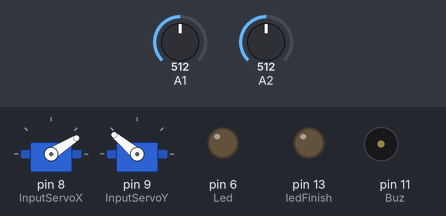
Simulated run of this sketch. Board: Arduino Uno, built with avr-gcc and run on an emulated ATmega328P. Shown: 2 × servo, output pins drawn as LEDs (lit = HIGH), buzzer (waves = sounding, pin HIGH). The test bench sets the inputs (shaded band); at power-on: A1 = 512, A2 = 512.

Above: at 1.2 s.
1.3 s: A1 set to 759
2.8 s: A1 set to 782
At 3.7 s:
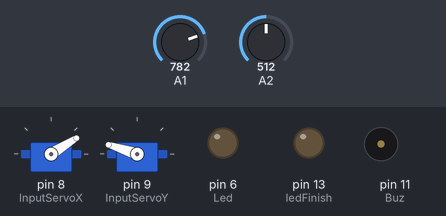
4.6 s: A2 set to 755
6.1 s: A2 set to 785
At 7.1 s:
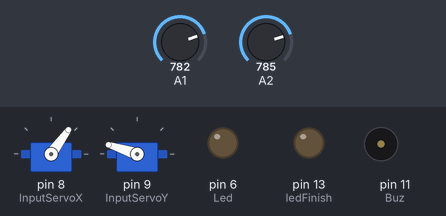
9.1 s: A1 set to 306
At 9.5 s:
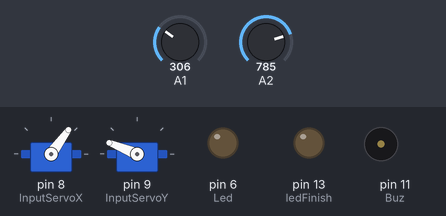
Timing chart, 0 to 11.6 s (numbered marks = the images above; inputs shaded):
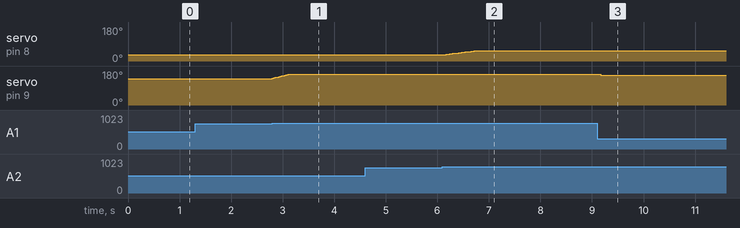

Measured:
- the behaviour switches between 767 and 768 on A1 (found by bisection; images 0 and 1)
- the behaviour switches between 767 and 768 on A2 (found by bisection; images 1 and 2)
- after the input at 1.3 s, every drawn part: stays the same
- after the input at 2.8 s, servo on pin 9 (InputServoY): moves from 140° to 162° over 0.30 s, starting at once
- after the input at 4.6 s, every drawn part: stays the same
- after the input at 6.1 s, servo on pin 8 (InputServoX): moves from 32° to 54° over 0.60 s, starting at once
- after the input at 9.1 s, servo on pin 9 (InputServoY): 162° → 158° after 0.07 s

The sketch:

Proiect.ino
```cpp
#include <Servo.h>


Servo ServoForX;
Servo ServoForY;
int InputServoX = 8;
int InputServoY = 9;
int sensor = A0;
int Buz = 11;
int Led = 6;
int ledFinish = 13;
int InputJoystickX = A2;
int InputJoystickY = A1;
int ReadJoystickX = 0;
int ReadJoystickY = 0;
int XStartPosition = 32;
int YStartPosition = 140;
int CurrentXPosition;
int CurrentYPosition;
int range = 12;
int center = range / 2;
int threshold = range / 4;
unsigned long delayStart = 0;
bool delayRunning = false;
long tempo = 20000; // this will set overall tempo
int pause = 1000; // initializing the variable for pause between tones
int rest_count = 100;
int tone_ = 0;
int beat = 0;
long duration = 0;

int yPosition[] = {
  100,
  100,
  150,
  120,
  170,
  130,
  130,
  80,
  150,
  150
}; //initializing the y axle for autonomous function
int xPosition[] = {
  40,
  10,
  20,
  70,
  0,
  20,
  60,
  20,
  20,
  60

}; //initializing the x axle for autonomous function
int melody[] = {
  'C',
  'b',
  'g',
  'C',
  'e',
  'e',
  'R',
  'C',
  'a',
  'g',
  'a',
  'C'
}; // initializing variables for playing melody
int beats[] = {
  16,
  16,
  16,
  8,
  8,
  16,
  32,
  16,
  16,
  16,
  8,
  8
}; // initializing the beat values
int MAX_COUNT = sizeof(melody);

int readAxis(int thisAxis);
void controlServo(int ReadJoystickX, int ReadJoystickY);
void autonomous();
void playTone();
void finishCelabration(int photoresistor_value);

void setup() {
  Serial.begin(9600); //Begin Serial monitor of arduino ide
  pinMode(sensor, INPUT);
  pinMode(Buz, OUTPUT); //Arduino buzzer pin as output
  pinMode(Led, OUTPUT);
  pinMode(ledFinish, OUTPUT); //Arduino Led pin as output

  ServoForX.attach(InputServoX);
  ServoForY.attach(InputServoY);
  CurrentXPosition = XStartPosition;
  CurrentYPosition = YStartPosition;
  ServoForX.write(CurrentXPosition);
  ServoForY.write(CurrentYPosition);
  delayStart = millis(); // start delay
  delayRunning = true;

  Serial.begin(9600);
}
void loop() {

  controlServo(readAxis(InputJoystickX), readAxis(InputJoystickY));

   if (delayRunning && ((millis() - delayStart) >= 10000) && CurrentXPosition == XStartPosition && CurrentYPosition == YStartPosition) {
    delayRunning = false;
    autonomous();
  }
} //End Loop

//reading the coordinates from the servomotors
int readAxis(int thisAxis) {

  int reading = analogRead(thisAxis);
  reading = map(reading, 0, 1023, 0, range);
  int distance = reading - center;
  if (abs(distance) < threshold) {
    distance = 0;
  }

  return distance;
}
//control servomotors with joystick
void controlServo(int ReadJoystickX, int ReadJoystickY) {

  if (ReadJoystickX > 0) {
    CurrentXPosition += 2;
    ServoForX.write(CurrentXPosition);
    delay(10 * ReadJoystickX);
  }
  if (ReadJoystickX < 0) {
    CurrentXPosition -= 2;
    ServoForX.write(CurrentXPosition);
    delay(10 * ReadJoystickX);
  }
  if (ReadJoystickY > 0) {
    CurrentYPosition += 2;
    ServoForY.write(CurrentYPosition);
    delay(10 *  ReadJoystickY);
  }
  if (ReadJoystickY < 0) {
    CurrentYPosition -= 2;
    ServoForY.write(CurrentYPosition);
    delay(10 *  ReadJoystickY);
  }

  if (CurrentXPosition > XStartPosition + 20) {
    CurrentXPosition = XStartPosition + 20;
  }
  if (CurrentXPosition < XStartPosition - 20) {
    CurrentXPosition = XStartPosition - 20;
  }
  if (CurrentYPosition > YStartPosition + 20) {
    CurrentYPosition = YStartPosition + 20;
  }
  if (CurrentYPosition < YStartPosition - 20) {
    CurrentYPosition = YStartPosition - 20;
  }
}
void autonomous() {

  for (int i = 0; i < 10; i++) {

    ServoForX.write(xPosition[i]);
    ServoForY.write(yPosition[i]);
    delay(2000);
  }
}
void playTone() {
  long elapsed_time = 0;
  if (tone_ > 0) {
    while (elapsed_time < duration) {

      digitalWrite(Buz, HIGH);
      delayMicroseconds(tone_ / 2);

      // DOWN
      digitalWrite(Buz, LOW);
      delayMicroseconds(tone_ / 2);

      // Keep track of how long we pulsed
      elapsed_time += (tone_);
    }
  } else { // Rest beat; loop times delay
    for (int j = 0; j < rest_count; j++) {
      delayMicroseconds(duration);
    }
  }
}
void finishCelabration(int photoresistor_value) {
  delay(10);
  if (photoresistor_value > 1) {
    digitalWrite(Buz, HIGH);
    digitalWrite(Led, HIGH);
    digitalWrite(ledFinish, LOW);
  } else {
    for (int i = 0; i < 12; i++) {
      photoresistor_value = analogRead(sensor);
      tone_ = melody[i];
      beat = beats[i];

      duration = beat * tempo; // Set up timing

      playTone();
      digitalWrite(ledFinish, HIGH);
      digitalWrite(Led, LOW);

      delay(pause / 10);

      digitalWrite(Led, HIGH);
      if (photoresistor_value > 1) {
        break;
      }
    }
  }
}
```
